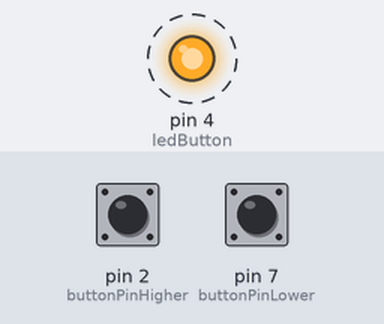
This sketch was run on a simulated Arduino Uno, built with avr-gcc and run on an emulated ATmega328P. Parts: output pins drawn as LEDs (lit = HIGH). Dashed ring = blinking. The test bench sets the inputs (shaded band); at power-on: pin 2 (buttonPinHigher) HIGH, pin 7 (buttonPinLower) HIGH.

Above: at 1.3 s.
1.7 s: pin 2 (buttonPinHigher) pulled LOW for 1 s
At 2.8 s:
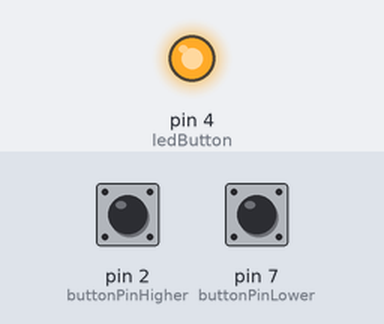
At 3.2 s:
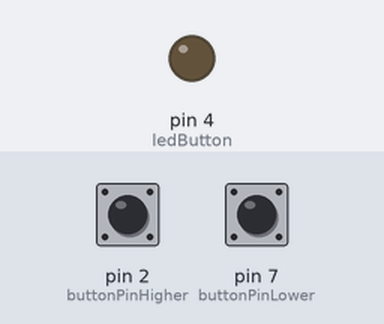
4.7 s: pin 7 (buttonPinLower) pulled LOW for 1 s
Timing chart, 0 to 13.7 s (numbered marks = the images above; inputs shaded):
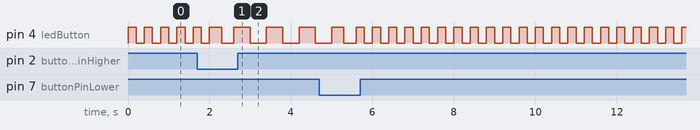

The sketch:

LABA1_3.ino
```cpp
int buttonPinHigher = 2;
int buttonPinLower = 7;
int ledButton = 4;
int count = 200;
unsigned long previousMillis = 0;

void setup()
{
  pinMode(buttonPinHigher, INPUT_PULLUP);
  pinMode(buttonPinLower, INPUT_PULLUP);
  pinMode(ledButton, OUTPUT);
  Serial.begin(9600);
}

void loop()
{
  int buttonState1 = digitalRead(buttonPinHigher);
  int buttonState2 = digitalRead(buttonPinLower);
  if (buttonState1 == LOW)
  {
    if (count < 1000)
    {
    	count = count + 100;
    }
  }
  else if (buttonState2 == LOW)
  {
    if (count > 100)
    {
    	count = count - 100;
    }
  }
  digitalWrite(ledButton, HIGH);
  delay(count);
  digitalWrite(ledButton, LOW);
  delay(count);
}
```
